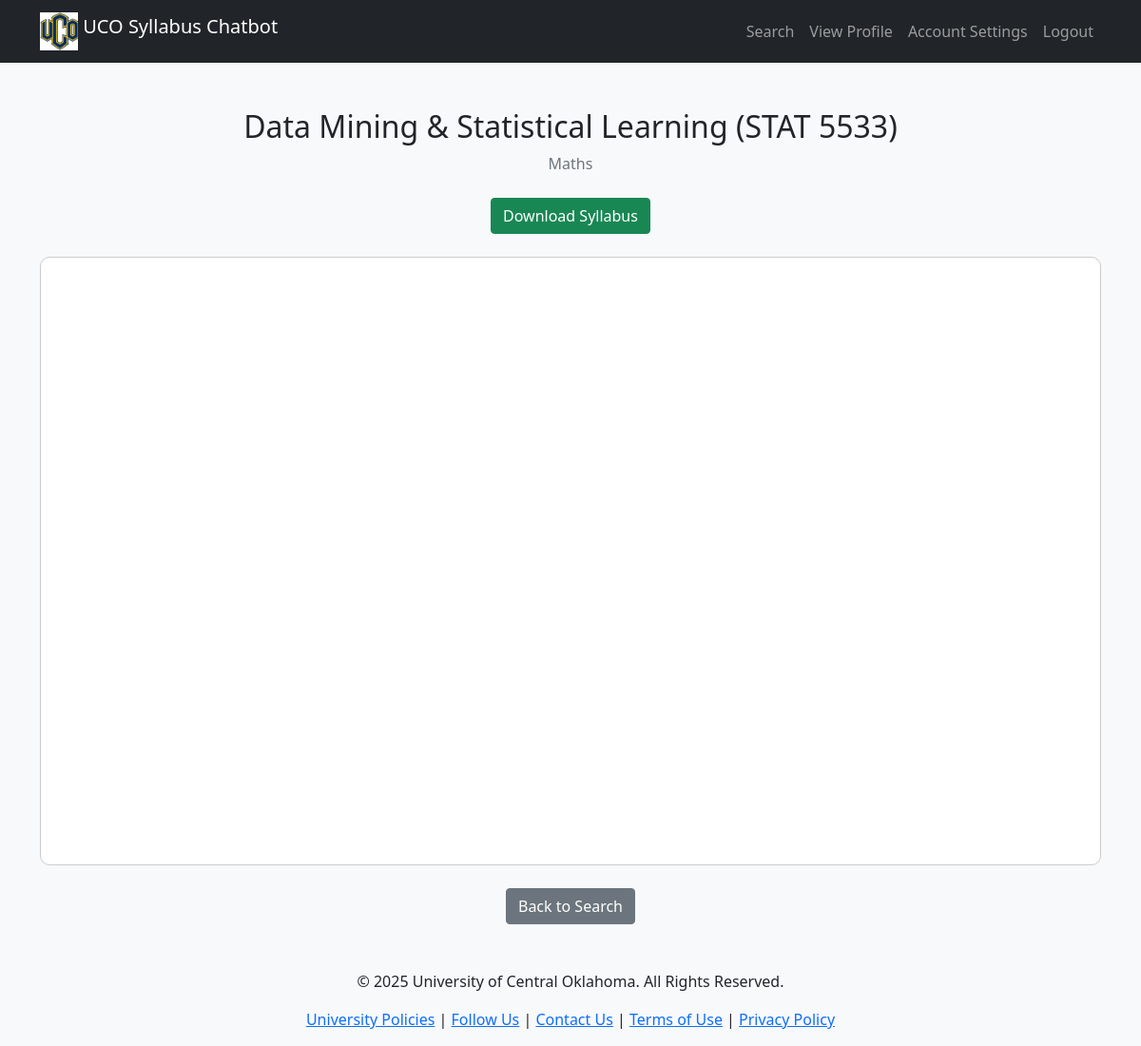
Page /view/2/ (signed in) on the committed database.
### core/models.py (models this page shows, shortened)
class Syllabus(models.Model):
    professor = models.ForeignKey(settings.AUTH_USER_MODEL, on_delete=models.CASCADE)
    department = models.CharField(max_length=100)
    course_number = models.CharField(max_length=20)
    course_name = models.CharField(max_length=100)
    syllabus_file = models.FileField(upload_to='syllabi/')
    uploaded_at = models.DateTimeField(auto_now_add=True)
    extracted_text = models.TextField(blank=True, null=True)

### core/views.py (the view)
@login_required
def view_syllabus(request, syllabus_id):
    try:
        syllabus = Syllabus.objects.get(id=syllabus_id)
    except Syllabus.DoesNotExist:
        return redirect('search_syllabus')
    return render(request, 'core/view_syllabus.html', {'syllabus': syllabus})

### core/templates/core/view_syllabus.html (shortened to what this page needs)
{% load static %}
<!DOCTYPE html>
<html lang="en">
<head>
    <link href="https://cdn.jsdelivr.net/npm/bootstrap@5.1.3/dist/css/bootstrap.min.css" rel="stylesheet">
</head>
<body>
<nav class="navbar navbar-expand-lg navbar-dark bg-dark">
    <div class="container">
        <a class="navbar-brand" href="{% url 'home' %}">
            <img src="{% static 'core/images/uco_logo.png' %}" width="40" height="40" class="d-inline-block align-top" alt="UCO Logo">
            UCO Syllabus Chatbot
        </a>
        <div class="collapse navbar-collapse">
            <ul class="navbar-nav ms-auto">
                <li class="nav-item">
                    <a class="nav-link" href="{% url 'search_syllabus' %}">Search</a>
                </li>
                <li class="nav-item">
                    <a class="nav-link" href="#">View Profile</a>
                </li>
                <li class="nav-item">
                    <a class="nav-link" href="#">Account Settings</a>
                </li>
                <li class="nav-item">
                    <a class="nav-link" href="{% url 'logout' %}">Logout</a>
                </li>
            </ul>
        </div>
    </div>
</nav>
<div class="container mt-5">
    <div class="text-center">
        <h2>{{ syllabus.course_name }} ({{ syllabus.course_number }})</h2>
        <p class="text-muted">{{ syllabus.department }}</p>
        <a href="{{ syllabus.syllabus_file.url }}" class="btn btn-success mt-2" download>Download Syllabus</a>
    </div>
    <div class="pdf-container mt-4">
        <iframe src="{{ syllabus.syllabus_file.url }}" width="100%" height="100%"></iframe>
    </div>
    <div class="text-center mt-4">
        <a href="{% url 'search_syllabus' %}" class="btn btn-secondary">Back to Search</a>
    </div>
</div>
<footer class="footer text-center mt-5" id="contact">
    <div class="container">
        <p>© 2025 University of Central Oklahoma. All Rights Reserved.</p>
        <p>
            <a href="#">University Policies</a> |
            <a href="#">Follow Us</a> |
            <a href="#">Contact Us</a> |
            <a href="#">Terms of Use</a> |
            <a href="#">Privacy Policy</a>
        </p>
    </div>
</footer>
</body>
</html>

### core/templates/core/view_syllabus.html (style rules this page uses)
body { background-color: #f8f9fa; }
.pdf-container { height: 80vh; border: 1px solid #ccc; margin-top: 20px; background: white; border-radius: 10px; overflow: hidden; }

### rows in the picture
Syllabus: course_name "Data Mining & Statistical Learning", course_number "STAT 5533", department "Maths"
